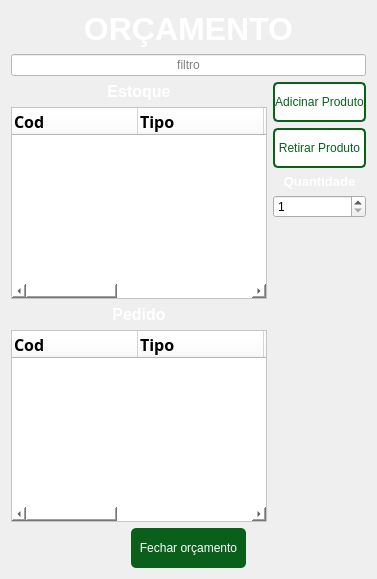
      <widget class="QWidget" name="pg_orc">
       <layout class="QVBoxLayout" name="verticalLayout_20">
        <item>
         <widget class="QLabel" name="label_7">
          <property name="styleSheet">
           <string notr="true">color: white</string>
          </property>
          <property name="text">
           <string>&lt;html&gt;&lt;head/&gt;&lt;body&gt;&lt;p align=&quot;center&quot;&gt;&lt;span style=&quot; font-size:24pt; font-weight:600;&quot;&gt;ORÇAMENTO&lt;/span&gt;&lt;/p&gt;&lt;/body&gt;&lt;/html&gt;</string>
          </property>
         </widget>
        </item>
        <item>
         <widget class="QLineEdit" name="txt_filtro">
          <property name="styleSheet">
           <string notr="true">background-color: white; color: black;</string>
          </property>
          <property name="alignment">
           <set>Qt::AlignCenter</set>
          </property>
          <property name="placeholderText">
           <string>filtro</string>
          </property>
         </widget>
        </item>
        <item>
         <layout class="QHBoxLayout" name="horizontalLayout_2">
          <item>
           <layout class="QVBoxLayout" name="verticalLayout_14">
            <item>
             <layout class="QVBoxLayout" name="verticalLayout_12">
              <item>
               <widget class="QLabel" name="label_8">
                <property name="styleSheet">
                 <string notr="true">color: white</string>
                </property>
                <property name="text">
                 <string>&lt;html&gt;&lt;head/&gt;&lt;body&gt;&lt;p align=&quot;center&quot;&gt;&lt;span style=&quot; font-size:12pt; font-weight:600;&quot;&gt;Estoque&lt;/span&gt;&lt;/p&gt;&lt;/body&gt;&lt;/html&gt;</string>
                </property>
               </widget>
              </item>
              <item>
               <widget class="QTreeWidget" name="tw_estoque">
                <property name="styleSheet">
                 <string notr="true">background-color: rgb(255, 255, 255);
color: black</string>
                </property>
                <attribute name="headerDefaultSectionSize">
                 <number>126</number>
                </attribute>
                <attribute name="headerMinimumSectionSize">
                 <number>31</number>
                </attribute>
                <column>
                 <property name="text">
                  <string>Cod</string>
                 </property>
                 <property name="font">
                  <font>
                   <family>Arial Black</family>
                   <pointsize>12</pointsize>
                   <weight>75</weight>
                   <bold>true</bold>
                  </font>
                 </property>
                </column>
                <column>
                 <property name="text">
                  <string>Tipo</string>
                 </property>
                 <property name="font">
                  <font>
                   <family>Arial Black</family>
                   <pointsize>12</pointsize>
                   <weight>75</weight>
                   <bold>true</bold>
                  </font>
                 </property>
                </column>
                <column>
                 <property name="text">
                  <string>Produto</string>
                 </property>
                 <property name="font">
                  <font>
                   <family>Arial Black</family>
                   <pointsize>12</pointsize>
                   <weight>75</weight>
                   <bold>true</bold>
                  </font>
                 </property>
                </column>
                <column>
                 <property name="text">
                  <string>Preço</string>
                 </property>
                 <property name="font">
                  <font>
                   <family>Arial Black</family>
                   <pointsize>12</pointsize>
                   <weight>75</weight>
                   <bold>true</bold>
                  </font>
                 </property>
                </column>
                <column>
                 <property name="text">
                  <string>Estoque</string>
                 </property>
                 <property name="font">
                  <font>
                   <family>Arial Black</family>
                   <pointsize>12</pointsize>
                   <weight>75</weight>
                   <bold>true</bold>
                  </font>
                 </property>
                 <property name="textAlignment">
                  <set>AlignLeading|AlignVCenter</set>
                 </property>
                 <property name="foreground">
                  <brush brushstyle="SolidPattern">
                   <color alpha="255">
                    <red>0</red>
                    <green>0</green>
                    <blue>0</blue>
                   </color>
                  </brush>
                 </property>
                </column>
               </widget>
              </item>
             </layout>
            </item>
            <item>
             <layout class="QVBoxLayout" name="verticalLayout_13">
              <item>
               <widget class="QLabel" name="label_9">
                <property name="styleSheet">
                 <string notr="true">color: white</string>
                </property>
                <property name="text">
                 <string>&lt;html&gt;&lt;head/&gt;&lt;body&gt;&lt;p align=&quot;center&quot;&gt;&lt;span style=&quot; font-size:12pt; font-weight:600;&quot;&gt;Pedido&lt;/span&gt;&lt;/p&gt;&lt;/body&gt;&lt;/html&gt;</string>
                </property>
               </widget>
              </item>
              <item>
               <widget class="QTreeWidget" name="tw_pedido">
                <property name="styleSheet">
                 <string notr="true">background-color: rgb(255, 255, 255);
color: black
</string>
                </property>
                <property name="wordWrap">
                 <bool>true</bool>
                </property>
                <attribute name="headerCascadingSectionResizes">
                 <bool>false</bool>
                </attribute>
                <attribute name="headerDefaultSectionSize">
                 <number>126</number>
                </attribute>
                <attribute name="headerHighlightSections">
                 <bool>false</bool>
                </attribute>
                <column>
                 <property name="text">
                  <string>Cod</string>
                 </property>
                 <property name="font">
                  <font>
                   <family>Arial Black</family>
                   <pointsize>12</pointsize>
                   <weight>75</weight>
                   <bold>true</bold>
                  </font>
                 </property>
                </column>
                <column>
                 <property name="text">
                  <string>Tipo</string>
                 </property>
                 <property name="font">
                  <font>
                   <family>Arial Black</family>
                   <pointsize>12</pointsize>
                   <weight>75</weight>
                   <bold>true</bold>
                  </font>
                 </property>
                </column>
                <column>
                 <property name="text">
                  <string>Produto</string>
                 </property>
                 <property name="font">
                  <font>
                   <family>Arial Black</family>
                   <pointsize>12</pointsize>
                   <weight>75</weight>
                   <bold>true</bold>
                  </font>
                 </property>
                </column>
                <column>
                 <property name="text">
                  <string>Preço</string>
                 </property>
                 <property name="font">
                  <font>
                   <family>Arial Black</family>
                   <pointsize>12</pointsize>
                   <weight>75</weight>
                   <bold>true</bold>
                  </font>
                 </property>
                </column>
                <column>
                 <property name="text">
                  <string>Estoque</string>
                 </property>
                 <property name="font">
                  <font>
                   <family>Arial Black</family>
                   <pointsize>12</pointsize>
                   <weight>75</weight>
                   <bold>true</bold>
                  </font>
                 </property>
                </column>
               </widget>
              </item>
             </layout>
            </item>
           </layout>
          </item>
          <item>
           <layout class="QVBoxLayout" name="verticalLayout_15">
            <item>
             <widget class="QPushButton" name="btn_adiciona">
              <property name="sizePolicy">
               <sizepolicy hsizetype="Minimum" vsizetype="Minimum">
                <horstretch>0</horstretch>
                <verstretch>0</verstretch>
               </sizepolicy>
              </property>
              <property name="minimumSize">
               <size>
                <width>93</width>
                <height>40</height>
               </size>
              </property>
              <property name="maximumSize">
               <size>
                <width>16777215</width>
                <height>40</height>
               </size>
              </property>
              <property name="styleSheet">
               <string notr="true">
 QPushButton{background-color: white;
color: #0A601B;
border: 2px solid #0A601B;
border-radius: 5px;}
QPushButton:hover{background-color: #0A601B;
color: white;
border: none;}</string>
              </property>
              <property name="text">
               <string>Adicinar Produto</string>
              </property>
             </widget>
            </item>
            <item>
             <widget class="QPushButton" name="btn_retirar">
              <property name="sizePolicy">
               <sizepolicy hsizetype="Minimum" vsizetype="Maximum">
                <horstretch>0</horstretch>
                <verstretch>0</verstretch>
               </sizepolicy>
              </property>
              <property name="minimumSize">
               <size>
                <width>0</width>
                <height>40</height>
               </size>
              </property>
              <property name="maximumSize">
               <size>
                <width>16777215</width>
                <height>40</height>
               </size>
              </property>
              <property name="styleSheet">
               <string notr="true">
 QPushButton{background-color: white;
color: #0A601B;
border: 2px solid #0A601B;
border-radius: 5px;}
QPushButton:hover{background-color: #0A601B;
color: white;
border: none;}</string>
              </property>
              <property name="text">
               <string>Retirar Produto</string>
              </property>
             </widget>
            </item>
            <item>
             <layout class="QVBoxLayout" name="verticalLayout_16">
              <item>
               <widget class="QLabel" name="label_29">
                <property name="styleSheet">
                 <string notr="true">color: white</string>
                </property>
                <property name="text">
                 <string>&lt;html&gt;&lt;head/&gt;&lt;body&gt;&lt;p align=&quot;center&quot;&gt;&lt;span style=&quot; font-size:10pt; font-weight:600;&quot;&gt;Quantidade&lt;/span&gt;&lt;/p&gt;&lt;/body&gt;&lt;/html&gt;</string>
                </property>
               </widget>
              </item>
              <item>
               <widget class="QSpinBox" name="txt_quantidade_orc">
                <property name="minimum">
                 <number>1</number>
                </property>
                <property name="maximum">
                 <number>100</number>
                </property>
               </widget>
              </item>
             </layout>
            </item>
            <item>
             <spacer name="verticalSpacer_2">
              <property name="orientation">
               <enum>Qt::Vertical</enum>
              </property>
              <property name="sizeType">
               <enum>QSizePolicy::Expanding</enum>
              </property>
              <property name="sizeHint" stdset="0">
               <size>
                <width>43</width>
                <height>45</height>
               </size>
              </property>
             </spacer>
            </item>
           </layout>
          </item>
         </layout>
        </item>
        <item>
         <layout class="QHBoxLayout" name="horizontalLayout_6"/>
        </item>
        <item>
         <layout class="QHBoxLayout" name="horizontalLayout_7">
          <item>
           <widget class="QLabel" name="label_10">
            <property name="text">
             <string/>
            </property>
           </widget>
          </item>
          <item>
           <widget class="QPushButton" name="btn_fecha_orc">
            <property name="sizePolicy">
             <sizepolicy hsizetype="Minimum" vsizetype="Maximum">
              <horstretch>0</horstretch>
              <verstretch>0</verstretch>
             </sizepolicy>
            </property>
            <property name="minimumSize">
             <size>
              <width>0</width>
              <height>40</height>
             </size>
            </property>
            <property name="styleSheet">
             <string notr="true">QPushButton{background-color: #0A601B;
color: white;
border: none; border-radius: 5px;}
 QPushButton:hover{background-color: white;
color: #0A601B;
border: 2px solid #0A601B;}</string>
            </property>
            <property name="text">
             <string>Fechar orçamento</string>
            </property>
           </widget>
          </item>
          <item>
           <widget class="QLabel" name="label_11">
            <property name="text">
             <string/>
            </property>
           </widget>
          </item>
         </layout>
        </item>
       </layout>
      </widget>
